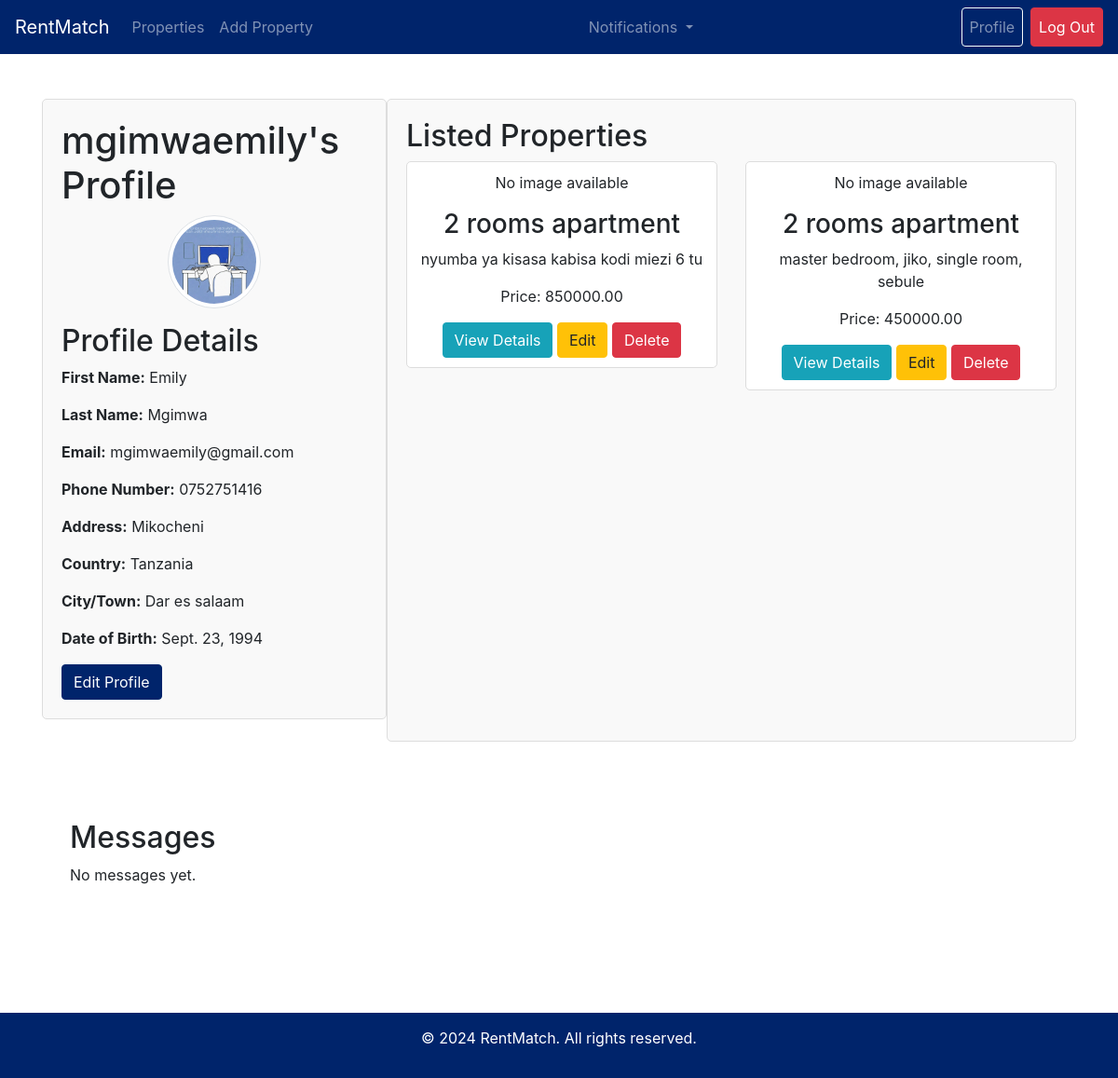
Screenshot of /profile/ (signed in) with the database file from the repository.
### rentapp/models.py (models this page shows, shortened)
class Profile(models.Model):
    user = models.OneToOneField(settings.AUTH_USER_MODEL, on_delete=models.CASCADE)
    profile_photo = models.ImageField(upload_to='profile_photos/', blank=True, null=True)
    first_name = models.CharField(max_length=30)
    last_name = models.CharField(max_length=30)
    email = models.EmailField()
    phone = models.CharField(max_length=15)
    address = models.CharField(max_length=255, default="Unknown Address")  # Added default value
    country = models.CharField(max_length=50)
    city = models.CharField(max_length=50)
    dob = models.DateField(default="2000-01-01")

class User(AbstractBaseUser, PermissionsMixin):
    username = models.CharField(max_length=150, unique=True)
    email = models.EmailField(unique=True)
    first_name = models.CharField(max_length=150)
    last_name = models.CharField(max_length=150)
    city = models.CharField(max_length=100, blank=True)
    town = models.CharField(max_length=100, blank=True)
    street_name = models.CharField(max_length=100, blank=True)
    is_active = models.BooleanField(default=True)
    is_staff = models.BooleanField(default=False)
    is_seller = models.BooleanField(default=False)
    is_buyer = models.BooleanField(default=False)
    USERNAME_FIELD = 'username'
    REQUIRED_FIELDS = ['email']
    objects = UserManager()

class Property(models.Model):
    owner = models.ForeignKey(settings.AUTH_USER_MODEL, on_delete=models.CASCADE, related_name='owned_properties')
    title = models.CharField(max_length=100)
    description = models.TextField()
    location = models.CharField(max_length=100)
    price = models.DecimalField(max_digits=10, decimal_places=2)
    seller = models.ForeignKey(settings.AUTH_USER_MODEL, on_delete=models.CASCADE, related_name='sold_properties')

### rentapp/views.py (the view)
# urls.py: path('profile/', views.user_profile, name='profile'),  # User profile view
@login_required
def user_profile(request):
    profile = get_object_or_404(Profile, user=request.user)
    user_properties = Property.objects.filter(owner=request.user)
    profile = request.user.profile  # Adjust as needed
    return render(request, 'profile.html', {
        'profile': profile,
        'user_properties': user_properties,
    })

### templates/profile.html (shortened to what this page needs)
{% extends 'base.html' %}
{% block content %}
<div class="container mt-4">
    <div class="row">
        <div id="profile-section" class="col-md-4 mb-4">
            <h1>{{ profile.user.username }}'s Profile</h1>
            <div id="profile-photo-container" class="mb-3 text-center">
                {% if profile.profile_photo %}
                    <img src="{{ profile.profile_photo.url }}" alt="Profile Photo" class="img-thumbnail rounded-circle profile-photo" style="width: 100px; height: 100px;">
                {% else %}
                    <p>No profile photo uploaded.</p>
                {% endif %}
            </div>
            <h2>Profile Details</h2>
            <p><strong>First Name:</strong> {{ profile.first_name }}</p>
            <p><strong>Last Name:</strong> {{ profile.last_name }}</p>
            <p><strong>Email:</strong> {{ profile.email }}</p>
            <p><strong>Phone Number:</strong> {{ profile.phone }}</p>
            <p><strong>Address:</strong> {{ profile.address }}</p>
            <p><strong>Country:</strong> {{ profile.country }}</p>
            <p><strong>City/Town:</strong> {{ profile.city }}</p>
            <p><strong>Date of Birth:</strong> {{ profile.dob }}</p>
            <a href="{% url 'edit_profile' %}" class="btn btn-primary">Edit Profile</a>
        </div>
        <div id="properties-section" class="col-md-8">
            <h2>Listed Properties</h2>
            {% if user_properties %}
                <div class="row">
                    {% for property in user_properties %}
                        <div class="col-md-6 mb-4">
                            <div class="property-card">
                                <div class="set-thumbnail">
                                    {% if property.images_list.first %}
                        <img src="{{ property.images_list.first.image.url }}" alt="{{ property.title }}" class="property-image"/>
                    {% else %}
                        <p>No image available</p>
                    {% endif %}
                                </div>
                                <div class="property-details mt-2">
                                    <h3>{{ property.title }}</h3>
                                    <p>{{ property.description }}</p>
                                    <p>Price: {{ property.price }}</p>
                                    <a href="{% url 'property_detail' property.pk %}" class="btn btn-info">View Details</a>
                                    <a href="{% url 'edit_property' property.pk %}" class="btn btn-warning">Edit</a>
                                    <a href="{% url 'delete_property' property.pk %}" class="btn btn-danger">Delete</a>
                                </div>
                            </div>
                        </div>
                    {% endfor %}
                </div>
            {% else %}
                <p>You have no listed properties.</p>
            {% endif %}
        </div>
    </div>
</div>
<div class="container mt-4">
<div id="messages-section" class="col-md-12 mt-4">
    <h2>Messages</h2>
    {% if messages %}
        <ul class="list-group">
            {% for message in messages %}
                <li class="list-group-item">
                    <strong>To:</strong> {{ message.receiver.username }}<br>
                    <strong>Message:</strong> {{ message.content }}<br>
                    <small>Sent on: {{ message.timestamp }}</small><br>
                    <small>Status:
                        {% if message.read %}
                            <span class="text-success">Read</span>
                        {% else %}
                            <span class="text-danger">Unread</span>
                        {% endif %}
                    </small>
                </li>
            {% endfor %}
        </ul>
    {% else %}
        <p>No messages yet.</p>
    {% endif %}
</div>
</div>
{% endblock %}

### templates/base.html (shortened to what this page needs)
{% load static %}
<!DOCTYPE html>
<html lang="en">
<head>
    <link href="https://stackpath.bootstrapcdn.com/bootstrap/4.5.2/css/bootstrap.min.css" rel="stylesheet">
    <link rel="stylesheet" href="{% static 'css/styles.css' %}">
</head>
<body>
<nav class="navbar navbar-expand-lg navbar-dark" style="background-color: #00246B;">
    <a class="navbar-brand" href="{% url 'property_list' %}">RentMatch</a>
    <div class="collapse navbar-collapse" id="navbarNav">
        <ul class="navbar-nav">
            <li class="nav-item">
                <a class="nav-link" href="{% url 'property_list' %}">Properties</a>
            </li>
            <li class="nav-item">
                <a class="nav-link" href="{% url 'add_property' %}">Add Property</a>
            </li>
        </ul>
        <ul class="navbar-nav ml-auto">
    <li class="nav-item dropdown">
        <a class="nav-link dropdown-toggle" href="#" id="notificationsDropdown" role="button" data-toggle="dropdown" aria-haspopup="true" aria-expanded="false">
            Notifications
        </a>
    </li>
</ul>
        <ul class="navbar-nav ml-auto">
            {% if user.is_authenticated %}
                <li class="nav-item">
                    <a class="nav-link btn btn-outline-light mr-2" href="{% url 'profile' %}">Profile</a>
                </li>
                <li class="nav-item">
                    <a class="nav-link btn btn-danger text-white" href="{% url 'account_logout' %}">Log Out</a>
                </li>
            {% else %}
                <li class="nav-item">
                    <a href="{% url 'account_login' %}">Login</a>
                </li>
            {% endif %}
        </ul>
    </div>
</nav>
    <div class="container mt-4">
        {% block content %}{% endblock %}
    </div>
    <footer class="footer">
        <p>&copy; 2024 RentMatch. All rights reserved.</p>
    </footer>
</body>
</html>

### static/css/styles.css (style rules this page uses)
html, body { height: 100%; margin: 0; }
body { display: flex; flex-direction: column; min-height: 100vh; }
footer { background-color: #00246B; color: #fff; text-align: center; padding: 10px; margin-top: auto; }
.container { flex: 1; }
.property-card { border: 1px solid #ddd; border-radius: 8px; padding: 10px; text-align: center; background-color: #f9f9f9; }
.btn-primary { background-color: #00246B; border-color: #00246B; color: #fff; }

### templates/base.html (style rules this page uses)
html, body { height: 100%; margin: 0; display: flex; flex-direction: column; }
.container { flex: 1; padding-bottom: 60px; }
.footer { background-color: #00246B; color: white; text-align: center; padding: 15px 0; position: relative; bottom: 0; width: 100%; }

### rows the page displays
Profile: user.username "mgimwaemily", profile_photo (picture), first_name "Emily", last_name "Mgimwa", email "mgimwaemily@gmail.com", phone "0752751416", address "Mikocheni", country "Tanzania", city "Dar es salaam", dob "Sept. 23, 1994"
Property: shows "No image available", title "2 rooms apartment", description "nyumba ya kisasa kabisa kodi miezi 6 tu", price "850000.00"
Property: shows "No image available", title "2 rooms apartment", description "master bedroom, jiko, single room, sebule", price "450000.00"
